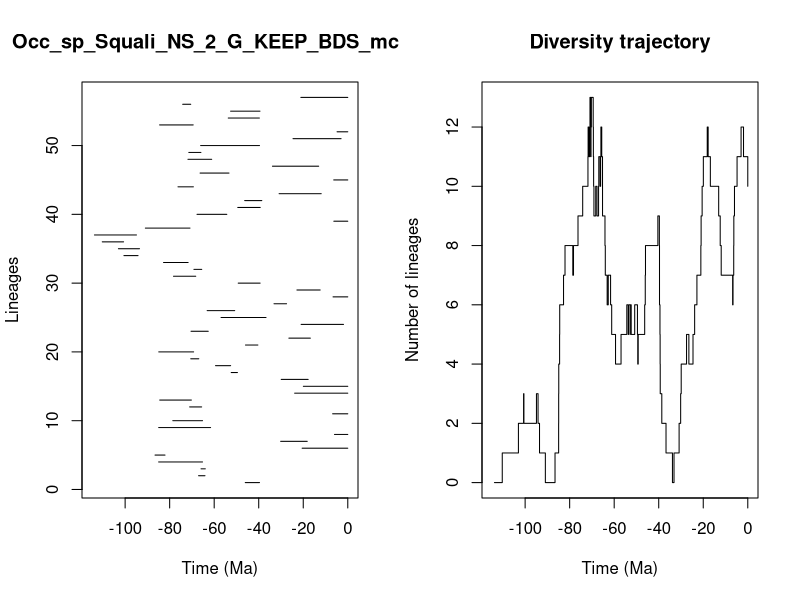

Write R code to recreate this figure.


pdf(file='../Results/Species_NS/5_MA_bins_EP/pyrate_mcmc_logs/Occ_sp_Squali_NS_2_G_KEEP_BDS_mcmc_LTT.pdf',width=0.6*20, height=0.6*10)
title = "Occ_sp_Squali_NS_2_G_KEEP_BDS_mcmc"
ts=c(46.04317536920267, 67.01513331182956,65.90325307628807,84.9527334365374,86.57362436858654,20.50025990315809,30.147834924930134,5.972821690029749,84.93090562826283,78.58876324364851,6.801970293249919,71.02480742843693,84.46757104924913,23.86615617477287,19.956384097275034,29.900726093483595,52.36270531601033,59.39580324357223,70.52679001762763,84.89441741248896,45.94412893429072,26.456439429443208,70.40524484866638,20.95804707969897,56.92180121735203,63.15683431832991,33.13320494234282,6.622950125825545,22.843875189261055,49.2112678799981,78.2761264339289,69.1005314067969,82.75046281111794,100.54401205103022,103.01512736309535,110.27199023791388,113.7798178401216,90.91563400937915,6.264628897438882,67.71661039069504,49.41534313467249,46.305864645157435,30.84249805904509,76.25427532749542,6.313799039143737,66.33327395723295,33.833852260870614,71.78582361972903,71.39766218075292,66.0887412625716,24.60186179979935,4.810305064798729,84.51562311668144,53.68643330374988,52.63011409620803,74.14761982765862,21.078645290438036)
te=c(39.64799586857615, 64.13811777382826,63.99322185393066,65.24494097131864,82.08676162903006,0.0,18.208121494952966,0.0,61.62161349107615,65.23455226102796,0.0,65.63299915457932,70.24723653111009,0.0,0.0,17.796069976516208,49.55457654545091,52.615982169949845,66.91734304516625,69.2368623512051,40.383257959325405,16.81006756797683,62.66228800985553,1.9140813414771523,36.72158135734245,50.787550081569506,27.501240947447002,0.0,12.38245635381827,39.367486944696594,68.2859210235865,65.59067555579304,71.7092718983877,94.19644740808192,93.53634353197698,100.69757946263773,94.91396620150593,70.87210065242299,0.0,54.331594901218445,39.320615218932865,38.61643497714112,11.936310690190002,69.35026136815185,0.0,53.345360696274206,13.069566371632446,61.12156182849913,65.96776518100506,39.64807400524984,3.008894516308397,0.0,69.42873959465844,39.712571547768405,39.43836402212174,70.53599602750914,0.0)
div_traj=c(0, 1,2,3,2,3,2,1,0,1,2,3,4,5,6,7,8,7,8,9,10,11,12,11,12,13,12,11,12,13,12,11,10,9,10,9,10,11,10,11,12,11,12,11,10,9,8,7,6,7,6,5,4,5,6,5,6,5,6,5,6,5,4,5,6,7,8,9,8,7,6,5,4,3,2,1,0,1,2,3,4,5,4,5,6,7,8,9,10,11,12,11,10,9,8,7,6,7,8,9,10,11,12,11,10)
time_events=c(113.7798178401216, 110.27199023791388,103.01512736309535,100.69757946263773,100.54401205103022,94.91396620150593,94.19644740808192,93.53634353197698,90.91563400937915,86.57362436858654,84.9527334365374,84.93090562826283,84.89441741248896,84.51562311668144,84.46757104924913,82.75046281111794,82.08676162903006,78.58876324364851,78.2761264339289,76.25427532749542,74.14761982765862,71.78582361972903,71.7092718983877,71.39766218075292,71.02480742843693,70.87210065242299,70.53599602750914,70.52679001762763,70.40524484866638,70.24723653111009,69.42873959465844,69.35026136815185,69.2368623512051,69.1005314067969,68.2859210235865,67.71661039069504,67.01513331182956,66.91734304516625,66.33327395723295,66.0887412625716,65.96776518100506,65.90325307628807,65.63299915457932,65.59067555579304,65.24494097131864,65.23455226102796,64.13811777382826,63.99322185393066,63.15683431832991,62.66228800985553,61.62161349107615,61.12156182849913,59.39580324357223,56.92180121735203,54.331594901218445,53.68643330374988,53.345360696274206,52.63011409620803,52.615982169949845,52.36270531601033,50.787550081569506,49.55457654545091,49.41534313467249,49.2112678799981,46.305864645157435,46.04317536920267,45.94412893429072,40.383257959325405,39.712571547768405,39.64807400524984,39.64799586857615,39.43836402212174,39.367486944696594,39.320615218932865,38.61643497714112,36.72158135734245,33.833852260870614,33.13320494234282,30.84249805904509,30.147834924930134,29.900726093483595,27.501240947447002,26.456439429443208,24.60186179979935,23.86615617477287,22.843875189261055,21.078645290438036,20.95804707969897,20.50025990315809,19.956384097275034,18.208121494952966,17.796069976516208,16.81006756797683,13.069566371632446,12.38245635381827,11.936310690190002,6.801970293249919,6.622950125825545,6.313799039143737,6.264628897438882,5.972821690029749,4.810305064798729,3.008894516308397,1.9140813414771523,0.0)
                par(mfrow=c(1,2))
                L = length(ts)
                plot(ts, 1:L , xlim=c(-max(ts)-1,0), pch=20, type="n", main=title,xlab="Time (Ma)",ylab="Lineages")
                for (i in 1:L){segments(x0=-te[i],y0=i,x1=-ts[i],y1=i)}    
                t = -time_events
                plot(div_traj ~ t,type="s", main = "Diversity trajectory",xlab="Time (Ma)",ylab="Number of lineages",xlim=c(-max(ts)-1,0))
                abline(v=c(65,200,251,367,445),lty=2,col="gray")
                
